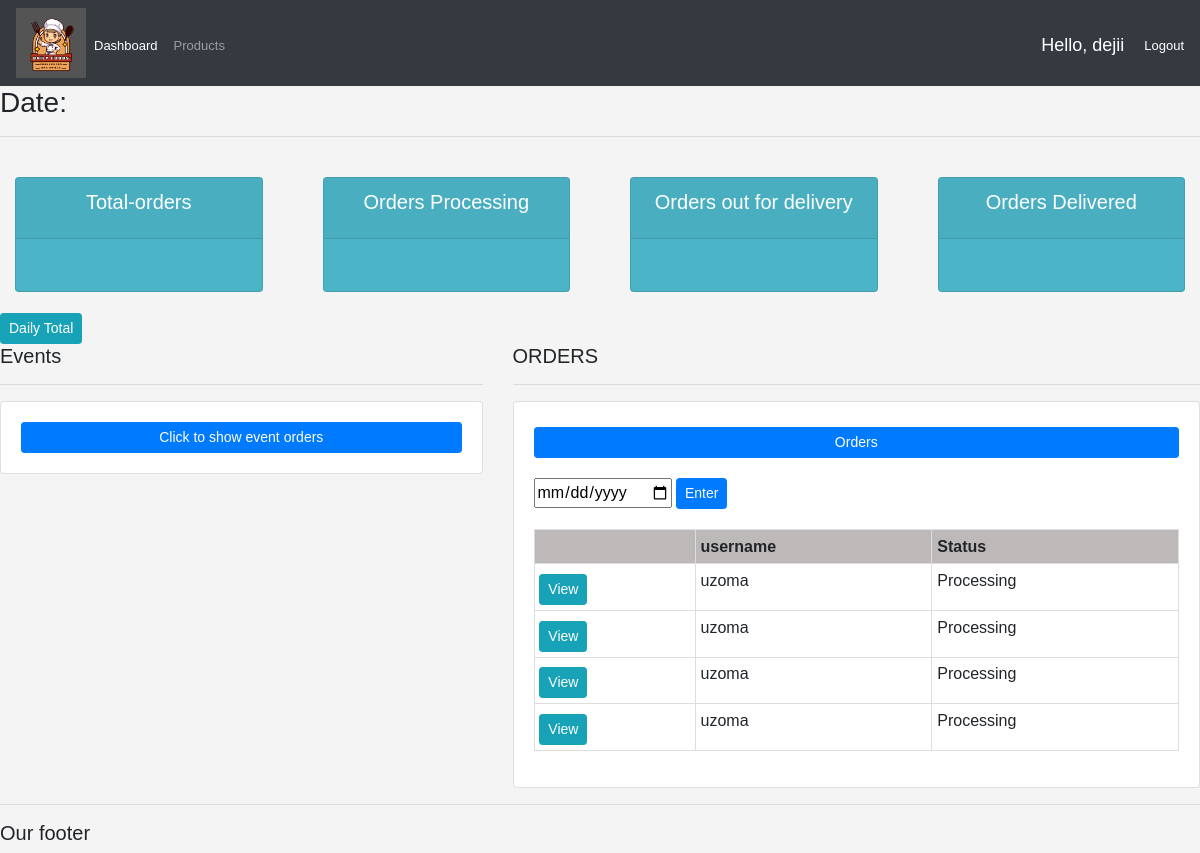
/orders_by_date/ (signed in), run on the app's committed database.
### smallchops/models.py (models this page shows, shortened)
class Order(models.Model):
    STATUS = (
        ('Processing', 'Processing'),
        ('Out_for_delivery', 'Out for delivery'),
        ('Delivered', 'Delivered'),
    )
    customer = models.ForeignKey(Customer, null=True, on_delete=models.SET_NULL)
    shippingaddress = models.ForeignKey(ShippingAddress, null=True, on_delete=models.SET_NULL)
    amount = models.PositiveBigIntegerField(null=True)
    date_ordered = models.DateTimeField(auto_now_add=True)
    complete = models.BooleanField(default=False, null=True, blank=False)
    ref = models.CharField(max_length=200, null=True)
    status = models.CharField(max_length=200, null=True, choices=STATUS, default='Processing')

class Customer(models.Model):
    user = models.OneToOneField(User, null=True, blank=True, on_delete=models.CASCADE, related_name="customer")
    username = models.CharField(max_length=200, null=True)
    first_name = models.CharField(max_length=100, null=True)
    last_name = models.CharField(max_length=100, null=True)
    phone = models.CharField(max_length=200, null=True)
    email = models.CharField(max_length=200, null=True,)
    address = models.CharField(max_length=200, null=True)
    profile_pic = models.ImageField(upload_to="profile_pics/", default="profile_pics/profile1.png", null=True, blank=True)
    date_created =models.DateTimeField(auto_now_add=True, null=True)

### smallchops/decorators.py (the view)
        def wrapper_func(request, *args, **kwargs):
            group = None
            if request.user.groups.exists():
                group = request.user.groups.all()[0].name
            if group in allowed_roles:
              return view_func(request, *args, **kwargs)
            else:
                return HttpResponse('you are not allowed to view this page')

### smallchops/views.py (called while the page is built)
@login_required(login_url='login')
@allowed_users(allowed_roles=['admin'])
def orders_by_date(request):
    selected_date_str = request.GET.get('date')
    if selected_date_str:
        selected_date = datetime.strptime(selected_date_str, '%Y-%m-%d').date()
        orders = Order.objects.filter(date_ordered__date=selected_date)
    else:
        orders = Order.objects.all()
    context = {'orders': orders}
    return render(request, 'admin/admin_template.html', context)

### templates/admin/admin_template.html (shortened to what this page needs)
{% extends 'admin/base.html' %}
{% load static %}
{% block content %}
<h3>Date: {{ today|date:"F d, Y" }}</h3>
<hr>
<br>
<div class="row">
    <div class="col">
        <div class="col-md">
            <div class="card text-center text-white mb-3" id="total-orders">
                <div class="card-header">
                    <h5 class="card-title">Total-orders</h5>
                </div>
                <div class="card-body">
                </div>
            </div>
        </div>
    </div>
    <div class="col">
        <div class="col-md">
            <div class="card text-center text-white mb-3" id="total-orders">
                <div class="card-header">
                    <h5 class="card-title">Orders Processing</h5>
                </div>
                <div class="card-body">
                </div>
            </div>
        </div>
    </div>
    <div class="col">
        <div class="col-md">
            <div class="card text-center text-white mb-3" id="total-orders">
                <div class="card-header">
                    <h5 class="card-title">Orders out for delivery </h5>
                </div>
                <div class="card-body">
                </div>
            </div>
        </div>
    </div>
    <div class="col">
        <div class="col-md">
            <div class="card text-center text-white mb-3" id="total-orders">
                <div class="card-header">
                    <h5 class="card-title">Orders Delivered</h5>
                </div>
                <div class="card-body">
                </div>
            </div>
        </div>
    </div>
</div>
<a class="btn btn-sm btn-info"  href="{% url 'daily_total' %}">Daily Total</a>
<div class="row">
    <div class="col-md-5">
        <h5>Events</h5>
        <hr>
            <div class="card card-body">
                <button class="btn btn-primary btn-sm btn-block" id="eventBtn">Click to show  event orders</button>
            </div>
    </div>
    <div class="col-md-7">
        <h5>ORDERS</h5>
        <hr>
        <div class="card card-body">
            <a class="btn btn-primary btn-sm btn-block" href="">Orders</a>
            <form method="get" action="{% url 'home' %}">
                <input type="date" id="date_input" name="selected_date" required>
                <button type="submit" class="btn btn-sm btn-primary">Enter</button>
            </form>
            <table class=" table table-sm">
                <tr>
                    <th></th>
                    <th>username</th>
                    <th>Status</th>
                </tr>
                {% for order in orders %}
                {% if order.complete %}
                    <tr>
                        <td><a class="btn btn-sm btn-info" href="{% url 'update_order' order_id=order.id  %}">View</a></td>
                        <td>{{order.customer.username}}</td>
                        <td>{{order.status}}</td>
                    </tr>
                {% endif %}
                {% endfor %}
        </table>
        </div>
    </div>
</div>
</html>
{% endblock %}

### templates/admin/Navbar.html (shortened to what this page needs)
{% load static %}
<nav class="navbar navbar-expand-lg navbar-dark bg-dark">
    <Img src="{% static 'images/logo/Logo2.png' %}" height="70px" width="70px">
    <div class="collapse navbar-collapse" id="navbarNavAltMarkup">
      <ul class="navbar-nav">
        <li class="navbar-nav">
        <a class="nav-link active" href="{% url 'home' %}">Dashboard</a>
        </li>
        <li class="navbar-nav">
        <a class="nav-link" href="{% url 'product_list' %}">Products</a>
        </li>
      </ul>
    </div>
    <a class="hello-msg" href="{% url 'daily_total' %}">Hello, {{ request.user }}</a>
    <span><a class="cate" href="{% url 'logout' %}">Logout</a></span>
</nav>

### static/css/real.css (style rules this page uses)
body { background-color: #ebeff5; }
#total-orders { background-color: #4cb4c7; }

### static/css/admin.css (style rules this page uses)
body, h1, h2, p, ul, li { margin: 0; padding: 0; }
body { font-family: Arial, sans-serif; background-color: #f4f4f4; }
.cate { color: white; }
form { margin-top: 20px; }
button { background-color: #3498db; color: #fff; padding: 10px 20px; border: none; border-radius: 5px; cursor: pointer; margin-right: 10px; }
a { text-decoration: none; color: #3498db; }
body, h1, h2, h3, p, ul, li { margin: 0; padding: 0; }
ul { list-style: none; }
li { margin-bottom: 10px; }
table { width: 100%; border-collapse: collapse; margin-top: 20px; }
th, td { border: 1px solid #ddd; padding: 8px; text-align: left; }
th { background-color: #beb9b9; }
.hello-msg { font-size: 18px; color: #fff; margin-right: 20px; }
a { display: block; margin-top: 5px; text-decoration: none; color: black; font-size: small; }

### data on the page
Order: customer.username "uzoma", status "Processing"
Order: customer.username "uzoma", status "Processing"
Order: customer.username "uzoma", status "Processing"
Order: customer.username "uzoma", status "Processing"

### other printed values
{{ request.user }} "dejii"
